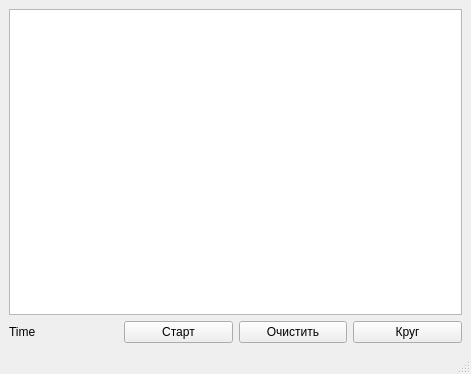
<?xml version="1.0" encoding="UTF-8"?>
<ui version="4.0">
 <class>MainWindow</class>
 <widget class="QMainWindow" name="MainWindow">
  <property name="geometry">
   <rect>
    <x>0</x>
    <y>0</y>
    <width>471</width>
    <height>374</height>
   </rect>
  </property>
  <property name="windowTitle">
   <string>MainWindow</string>
  </property>
  <widget class="QWidget" name="centralwidget">
   <layout class="QGridLayout" name="gridLayout_3">
    <item row="1" column="0">
     <layout class="QGridLayout" name="gridLayout">
      <item row="0" column="1">
       <widget class="QPushButton" name="startStopButton">
        <property name="text">
         <string>Старт</string>
        </property>
       </widget>
      </item>
      <item row="0" column="3">
       <widget class="QPushButton" name="lapButton">
        <property name="text">
         <string>Круг</string>
        </property>
       </widget>
      </item>
      <item row="0" column="2">
       <widget class="QPushButton" name="resetButton">
        <property name="text">
         <string>Очистить</string>
        </property>
       </widget>
      </item>
      <item row="0" column="0">
       <widget class="QLabel" name="timeLabel">
        <property name="text">
         <string>Time</string>
        </property>
       </widget>
      </item>
     </layout>
    </item>
    <item row="0" column="0">
     <layout class="QGridLayout" name="gridLayout_2">
      <item row="0" column="0">
       <widget class="QTextBrowser" name="lapBrowser"/>
      </item>
     </layout>
    </item>
   </layout>
  </widget>
  <widget class="QMenuBar" name="menubar">
   <property name="geometry">
    <rect>
     <x>0</x>
     <y>0</y>
     <width>471</width>
     <height>24</height>
    </rect>
   </property>
  </widget>
  <widget class="QStatusBar" name="statusbar"/>
 </widget>
 <resources/>
 <connections/>
</ui>
